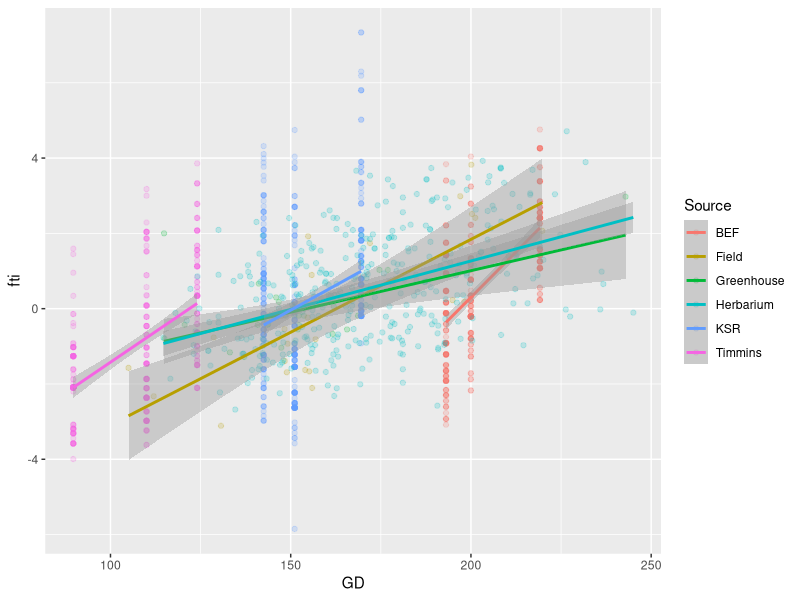
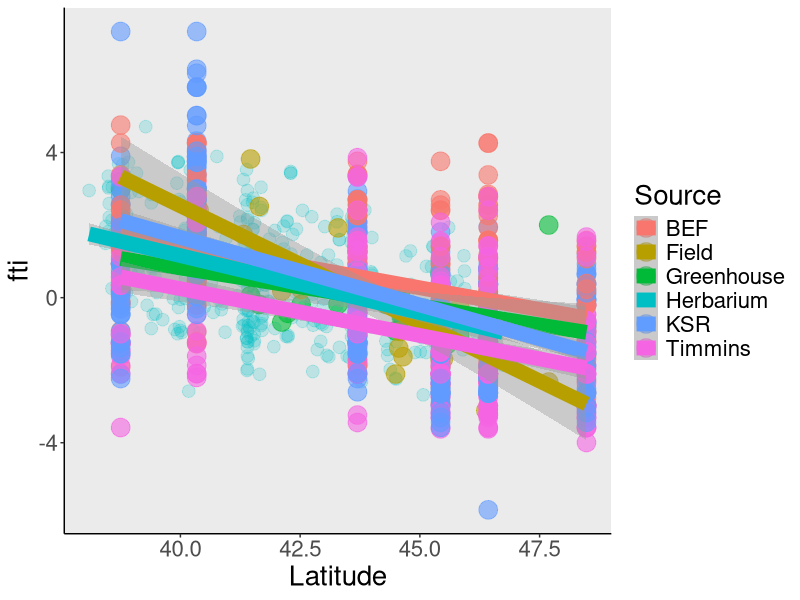

These figures' R source, in order:
####Validation script
library(ggplot2)
library(tidyverse)
##Data files: GreenhouseData_wGDD2003.csv from GHValidation.R
### FieldData_wGDDtest.csv from FieldValidation.R
### PhenolAllData.csv from MeasurementPCA.R



##Data import
GreenhouseData<-read.csv("MontagueGreenhousePopulations_wGDD__IDW2.csv", header=T, stringsAsFactors = F)
FieldData<-read.csv("MontagueFieldPopulations_wGDD__IDW2.csv", header=T, stringsAsFactors = F)

CommonGarden<-read.csv("CBCommonGardenPopulations_wGDD__IDW2.csv", stringsAsFactors = F)
names(CommonGarden)[1]<-"Individualnumber"

PhenolAllData<-read.csv("PhenolAllData.csv", header=T, stringsAsFactors=FALSE)


## create find and fti for Greenhouse and Field data

GreenhouseData$fti<-(GreenhouseData$yday-mean(GreenhouseData$yday, na.rm=TRUE))/sd(GreenhouseData$yday, na.rm=TRUE)

FieldData$find<-(FieldData$GDs-mean(FieldData$GDs, na.rm=TRUE))/sd(FieldData$GDs, na.rm=TRUE)
FieldData$fti<- (FieldData$find) + (FieldData$GDDs-mean(FieldData$GDDs,na.rm=TRUE))/sd(FieldData$GDDs,na.rm=TRUE)


CommonGarden %>% separate(Plant_ID, c("Sitenumber", "Site1", "Mat", "Row", "Position"), sep="_" ) -> CommonGarden

CommonGarden$Pop<-CommonGarden$Mat # Extract population code from maternal family code
CommonGarden$Pop<-gsub("[0-9]","",CommonGarden$Pop)
# CommonGarden$Origin<-CommonGarden$Pop 



AllData<-read.table("AllDataFixed.txt", header=T, sep=",")
AllData<-AllData[,c("Pop_Code", "Pop", "Lat")]
names(AllData)<-c("Pop", "Pop_Code", "Lat")
AllData<-unique(AllData)
AllData %>% mutate_if(is.factor, as.character) -> AllData
CommonGarden<-left_join(CommonGarden, AllData)

# CommonGarden$Origin[CommonGarden$Origin %in% c("A","C")]<-"Early" # Pair populations into early (north), intermediate, and late (south) 
# CommonGarden$Origin[CommonGarden$Origin %in% c("E","J")]<-"Int"
# CommonGarden$Origin[CommonGarden$Origin %in% c("S","T")]<-"Late"
# names(CommonGarden)[22]<-"Source"

CommonGarden$find<-(CommonGarden$GDs-mean(CommonGarden$GDs, na.rm=TRUE))/sd(CommonGarden$GDs, na.rm=TRUE)
CommonGarden$fti<- (CommonGarden$find) + (CommonGarden$GDDs-mean(CommonGarden$GDDs,na.rm=TRUE))/sd(CommonGarden$GDDs,na.rm=TRUE)



##Subset data frames
GreenhouseData<-GreenhouseData[,c("Pop_Code", "Latitude", "Longitude", "yday", "Year", "GD", "GDs", "GDD", "GDDs", "meanGDeg","varGDeg", "skewGDeg","kurtGDeg", "numStns", "fti")]
FieldData<-FieldData[,c("Pop_Code", "Latitude", "Longitude", "yday", "Year", "GD", "GDs", "GDD", "GDDs", "meanGDeg","varGDeg", "skewGDeg","kurtGDeg", "numStns", "fti")]
CommonGarden<- CommonGarden[,c("Pop_Code","Longitude","yday", "Year", "GD", "GDs", "GDD", "GDDs", "meanGDeg","varGDeg", "skewGDeg","kurtGDeg", "numStns", "fti", "Lat", "Site1")]

##change years here, will see different slopes for herbarium. Herbarium slope flattens out in more recent years, ie 1990, 2000
PhenolAllData<-subset(PhenolAllData, Year >=1960)
ValidHerb<-PhenolAllData[(PhenolAllData$Latitude < 49) & (PhenolAllData$Longitude > -85), ]
ValidHerb<-ValidHerb[(ValidHerb$Latitude > 38) & (ValidHerb$Longitude < -74), ]
HerbData<-ValidHerb[,c("Pop_Code", "Latitude", "Longitude", "yday", "Year", "GD", "GDs", "GDD", "GDDs", "meanGDeg","varGDeg", "skewGDeg","kurtGDeg", "numStns", "fti")]

##Attach data source as columns to all data frames

GreenhouseData$Source<-"Greenhouse"
FieldData$Source<-"Field"
HerbData$Source<-"Herbarium"
#CommonGarden$Source<-"CommonGarden"
names(CommonGarden)[15]<-"Latitude"
names(CommonGarden)[16]<-"Source"
##bind all three data frames
AllData<-rbind(GreenhouseData, FieldData, CommonGarden, HerbData)



ggplot(AllData, aes(x=GD, y=fti, color=Source))+
  geom_point(alpha=0.2)+geom_smooth(method="lm")

summary(lm(fti~GD, data=AllData))
anova(lm(fti~GD*Source, data=AllData))

Validation<-ggplot(AllData, aes(x=Latitude, y=fti))+
  geom_point(aes(colour=Source),data=AllData[AllData$Source=="Herbarium",],alpha=0.2, size=4) +
  geom_point(aes(colour=Source),data=AllData[AllData$Source!="Herbarium"  ,],alpha=0.6,size=6) +
  geom_smooth(method="lm", aes(color=Source), size=5) +
  theme(plot.background = element_blank(),panel.grid.major = element_blank(),panel.grid.minor = element_blank(),panel.border = element_blank()) +
  theme(axis.line = element_line(color = 'black')) +
  theme(text = element_text(size=20))


ggsave(Validation, filename = "Validation.png",
       width = 10,height=8,dpi = 300)

summary(lm(fti~Latitude*Source, data=AllData))
anova(lm(fti~Latitude*Source, data=AllData))

